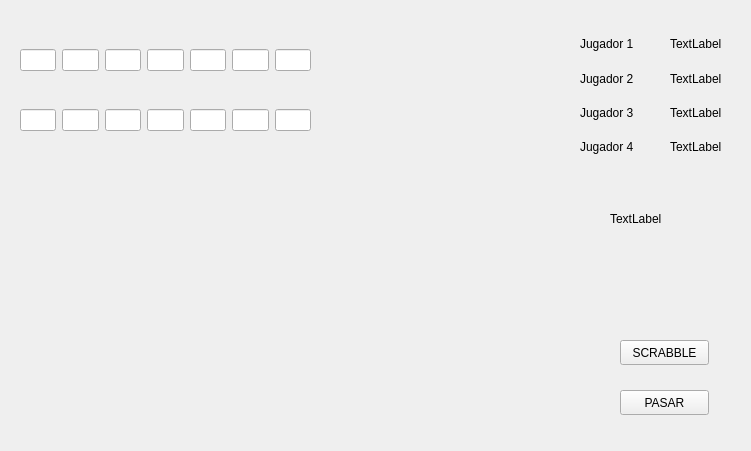
<?xml version="1.0" encoding="UTF-8"?>
<ui version="4.0">
 <class>pantallaTablero</class>
 <widget class="QWidget" name="pantallaTablero">
  <property name="geometry">
   <rect>
    <x>0</x>
    <y>0</y>
    <width>751</width>
    <height>451</height>
   </rect>
  </property>
  <property name="windowTitle">
   <string>Form</string>
  </property>
  <widget class="QPushButton" name="pushButton">
   <property name="geometry">
    <rect>
     <x>620</x>
     <y>340</y>
     <width>89</width>
     <height>25</height>
    </rect>
   </property>
   <property name="text">
    <string>SCRABBLE</string>
   </property>
  </widget>
  <widget class="QPushButton" name="pushButton_2">
   <property name="geometry">
    <rect>
     <x>620</x>
     <y>390</y>
     <width>89</width>
     <height>25</height>
    </rect>
   </property>
   <property name="text">
    <string>PASAR</string>
   </property>
  </widget>
  <widget class="QWidget" name="verticalLayoutWidget">
   <property name="geometry">
    <rect>
     <x>580</x>
     <y>30</y>
     <width>81</width>
     <height>131</height>
    </rect>
   </property>
   <layout class="QVBoxLayout" name="verticalLayout">
    <item>
     <widget class="QLabel" name="lbl_J1">
      <property name="text">
       <string>Jugador 1</string>
      </property>
     </widget>
    </item>
    <item>
     <widget class="QLabel" name="lbl_J2">
      <property name="text">
       <string>Jugador 2</string>
      </property>
     </widget>
    </item>
    <item>
     <widget class="QLabel" name="lbl_J3">
      <property name="text">
       <string>Jugador 3</string>
      </property>
     </widget>
    </item>
    <item>
     <widget class="QLabel" name="lbl_J4">
      <property name="text">
       <string>Jugador 4</string>
      </property>
     </widget>
    </item>
   </layout>
  </widget>
  <widget class="QLabel" name="label">
   <property name="geometry">
    <rect>
     <x>610</x>
     <y>210</y>
     <width>67</width>
     <height>17</height>
    </rect>
   </property>
   <property name="text">
    <string>TextLabel</string>
   </property>
  </widget>
  <widget class="QWidget" name="verticalLayoutWidget_2">
   <property name="geometry">
    <rect>
     <x>670</x>
     <y>30</y>
     <width>71</width>
     <height>131</height>
    </rect>
   </property>
   <layout class="QVBoxLayout" name="verticalLayout_2">
    <item>
     <widget class="QLabel" name="lbl_p1">
      <property name="text">
       <string>TextLabel</string>
      </property>
     </widget>
    </item>
    <item>
     <widget class="QLabel" name="lbl_p2">
      <property name="text">
       <string>TextLabel</string>
      </property>
     </widget>
    </item>
    <item>
     <widget class="QLabel" name="lbl_p3">
      <property name="text">
       <string>TextLabel</string>
      </property>
     </widget>
    </item>
    <item>
     <widget class="QLabel" name="lbl_p4">
      <property name="text">
       <string>TextLabel</string>
      </property>
     </widget>
    </item>
   </layout>
  </widget>
  <widget class="QWidget" name="horizontalLayoutWidget">
   <property name="geometry">
    <rect>
     <x>20</x>
     <y>20</y>
     <width>291</width>
     <height>80</height>
    </rect>
   </property>
   <layout class="QHBoxLayout" name="horizontalLayout">
    <item>
     <widget class="QLineEdit" name="F1Llbl"/>
    </item>
    <item>
     <widget class="QLineEdit" name="F2Llbl"/>
    </item>
    <item>
     <widget class="QLineEdit" name="F3Llbl"/>
    </item>
    <item>
     <widget class="QLineEdit" name="F4Llbl"/>
    </item>
    <item>
     <widget class="QLineEdit" name="F5Llbl"/>
    </item>
    <item>
     <widget class="QLineEdit" name="F6Llbl"/>
    </item>
    <item>
     <widget class="QLineEdit" name="F7Llbl"/>
    </item>
   </layout>
  </widget>
  <widget class="QWidget" name="horizontalLayoutWidget_2">
   <property name="geometry">
    <rect>
     <x>20</x>
     <y>80</y>
     <width>291</width>
     <height>80</height>
    </rect>
   </property>
   <layout class="QHBoxLayout" name="horizontalLayout_2">
    <item>
     <widget class="QLineEdit" name="F1Plbl"/>
    </item>
    <item>
     <widget class="QLineEdit" name="F2Plbl"/>
    </item>
    <item>
     <widget class="QLineEdit" name="F3Plbl"/>
    </item>
    <item>
     <widget class="QLineEdit" name="F4Plbl"/>
    </item>
    <item>
     <widget class="QLineEdit" name="F5Plbl"/>
    </item>
    <item>
     <widget class="QLineEdit" name="F6Plbl"/>
    </item>
    <item>
     <widget class="QLineEdit" name="F7Plbl"/>
    </item>
   </layout>
  </widget>
 </widget>
 <resources/>
 <connections/>
</ui>
